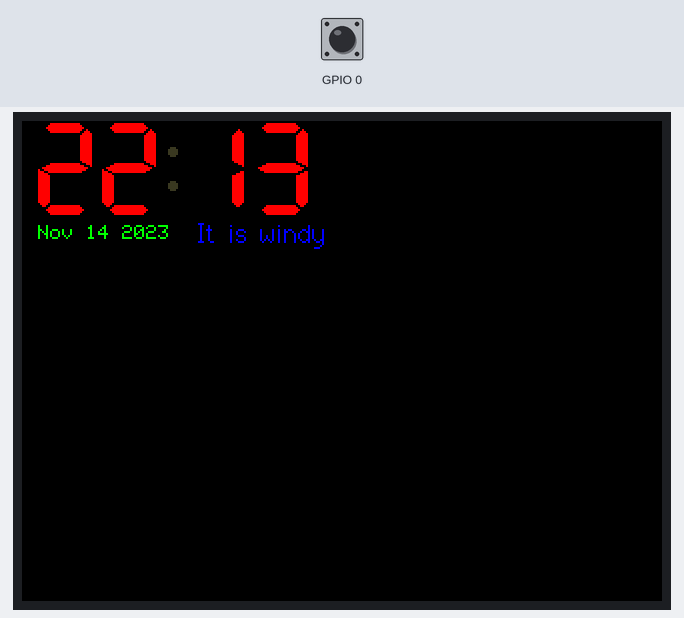
Bench run of a sketch on a simulated ESP32. On the bench: 320×240 colour display. Inputs (shaded band) come from the test bench; at power-on: GPIO 0 HIGH. Random numbers use the default seed unless the sketch sets one; what the sketch prints to the serial monitor is not drawn.

Above: at 1.8 s.
1.9 s: GPIO 0 pulled LOW for 0.15 s
At 3.0 s:
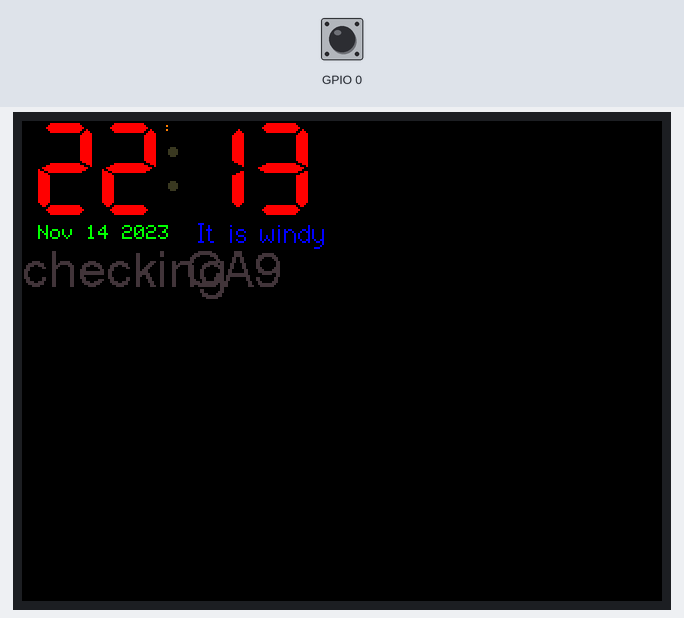
At 5.0 s:
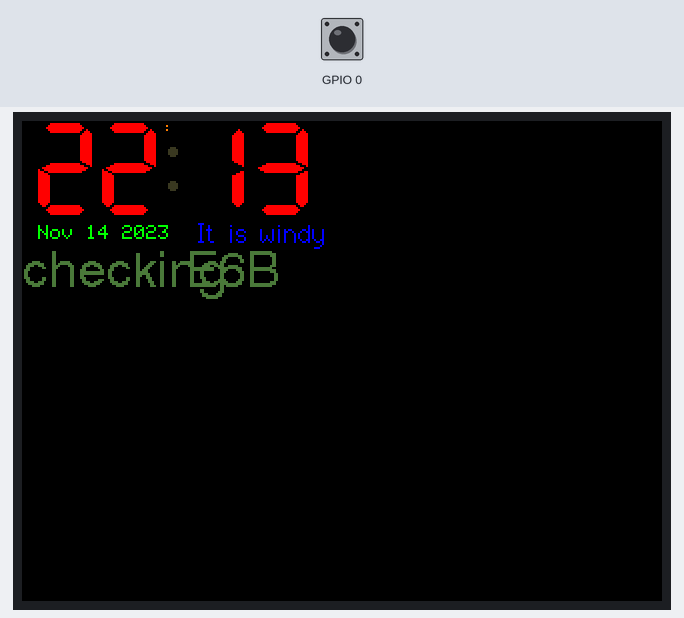
Timing chart, 0 to 6.5 s (numbered marks = the images above; inputs shaded):
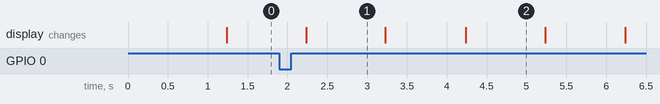

The sketch:

TFT_Clock_Digital.ino
```cpp
/*
 An example digital clock using a TFT LCD screen to show the time.
 Demonstrates use of the font printing routines. (Time updates but date does not.)

 For a more accurate clock, it would be better to use the RTClib library.
 But this is just a demo.

 This examples uses the hardware SPI only. Non-hardware SPI
 is just too slow (~8 times slower!)

 Based on clock sketch by Gilchrist 6/2/2014 1.0
 Updated by Bodmer
A few colour codes:

code	color
0x0000	Black
0xFFFF	White
0xBDF7	Light Gray
0x7BEF	Dark Gray
0xF800	Red
0xFFE0	Yellow
0xFBE0	Orange
0x79E0	Brown
0x7E0	Green
0x7FF	Cyan
0x1F	Blue
0xF81F	Pink

 */

#include <TFT_eSPI.h> // Graphics and font library for ST7735 driver chip
#include <SPI.h>
volatile int interruptCounter;
int totalInterruptCounter;

hw_timer_t * timer = NULL;
portMUX_TYPE timerMux = portMUX_INITIALIZER_UNLOCKED;

void IRAM_ATTR onTimer() {
  portENTER_CRITICAL_ISR(&timerMux);
  interruptCounter++;
  portEXIT_CRITICAL_ISR(&timerMux);

}
struct Button {
  const uint8_t PIN;
  uint32_t numberKeyPresses;
  bool pressed;
};
Button button1 = {0, 0, false};
void IRAM_ATTR isr() {
  button1.numberKeyPresses += 1;
  button1.pressed = true;
}
TFT_eSPI tft = TFT_eSPI();  // Invoke library, pins defined in User_Setup.h

uint32_t targetTime = 50;       // for next 1 second timeout

byte omm = 99;
bool initial = 1;
byte xcolon = 0;
unsigned int colour = 0;

static uint8_t conv2d(const char* p) {
  uint8_t v = 0;
  if ('0' <= *p && *p <= '9')
    v = *p - '0';
  return 10 * v + *++p - '0';
}

uint8_t hh=conv2d(__TIME__), mm=conv2d(__TIME__+3), ss=conv2d(__TIME__+6);  // Get H, M, S from compile time

void setup(void) {
    Serial.begin(115200);
  pinMode(button1.PIN, INPUT_PULLUP);
  attachInterrupt(button1.PIN, isr, FALLING);
  timer = timerBegin(0, 80, true);
  timerAttachInterrupt(timer, &onTimer, true);
  timerAlarmWrite(timer, 1000000, true);
  timerAlarmEnable(timer);
  tft.init();
  tft.setRotation(1);
  tft.fillScreen(TFT_BLACK);

  tft.setTextColor(TFT_YELLOW, TFT_BLACK); // Note: the new fonts do not draw the background colour

  targetTime = millis() + 1000;
}
String s="checking";

void loop() {

  if (interruptCounter > 0) {

    portENTER_CRITICAL(&timerMux);
    interruptCounter--;
    portEXIT_CRITICAL(&timerMux);

    totalInterruptCounter++;

    Serial.print("An interrupt as occurred. Total number: ");
    Serial.println(totalInterruptCounter);

  }
  if (targetTime < millis()) {
    targetTime = millis()+1000;
    ss++;              // Advance second
    if (ss==60) {
      ss=0;
      omm = mm;
      mm++;            // Advance minute
      if(mm>59) {
        mm=0;
        hh++;          // Advance hour
        if (hh>23) {
          hh=0;
        }
      }
    }

    if (ss==0 || initial) {
      initial = 0;
      tft.setTextColor(TFT_GREEN, TFT_BLACK);
      tft.setCursor (8, 52);
      tft.print(__DATE__); // This uses the standard ADAFruit small font

      tft.setTextColor(TFT_BLUE, TFT_BLACK);
      tft.drawCentreString("It is windy",120,48,2); // Next size up font 2

      //tft.setTextColor(0xF81F, TFT_BLACK); // Pink
      //tft.drawCentreString("12.34",80,100,6); // Large font 6 only contains characters [space] 0 1 2 3 4 5 6 7 8 9 . : a p m
    }

    // Update digital time
    byte xpos = 6;
    byte ypos = 0;
    if (omm != mm) { // Only redraw every minute to minimise flicker
      // Uncomment ONE of the next 2 lines, using the ghost image demonstrates text overlay as time is drawn over it
    //  tft.setTextColor(0x39C4, TFT_BLACK);  // Leave a 7 segment ghost image, comment out next line!
      tft.setTextColor(TFT_BLACK, TFT_BLACK); // Set font colour to black to wipe image
      // Font 7 is to show a pseudo 7 segment display.
      // Font 7 only contains characters [space] 0 1 2 3 4 5 6 7 8 9 0 : .
      tft.drawString("88:88",xpos,ypos,7); // Overwrite the text to clear it
      tft.setTextColor(0xF800); // Orange
      omm = mm;

      if (hh<10) xpos+= tft.drawChar('0',xpos,ypos);
      xpos+= tft.drawNumber(hh,xpos,ypos,7);
      xcolon=xpos;
      xpos+= tft.drawChar(':',xpos,ypos,7);
      if (mm<10) xpos+= tft.drawChar('0',xpos,ypos,7);
      tft.drawNumber(mm,xpos,ypos,7);
    }

    if (ss%2) { // Flash the colon
      tft.setTextColor(0x39C4, TFT_BLACK);
      xpos+= tft.drawChar(':',xcolon,ypos,7);
      tft.setTextColor(0xFBE0, TFT_BLACK);
    }
    else {
      tft.drawChar(':',xcolon,ypos);
      colour = random(0xFFFF);
      // Erase the old text with a rectangle, the disadvantage of this method is increased display flicker
      tft.fillRect (0, 64, 160, 20, TFT_BLACK);
      tft.setTextColor(colour);


           if(totalInterruptCounter>60)
    {   totalInterruptCounter=0;

    }
    if(button1.pressed)
{       Serial.printf("Button 1 has been pressed %u times\n", button1.numberKeyPresses);
tft.drawString(s,0,64,4); // Right justified string drawing to x position 75
      String scolour = String(colour,'80%');
      scolour.toUpperCase();
      char buffer[20];
      scolour.toCharArray(buffer,20);
       tft.drawString(buffer,82,64,4);

}


    }
  }
}
```
